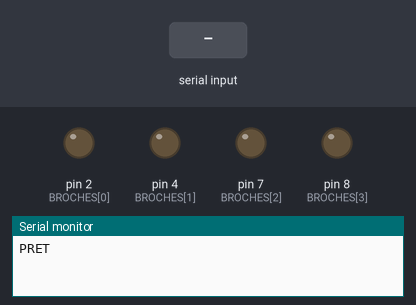
A sketch run on a simulated Arduino Uno, built with avr-gcc and run on an emulated ATmega328P. Parts: output pins drawn as LEDs (lit = HIGH), the last lines printed to the serial monitor. The test bench sets the inputs (shaded band).

Above: at 1.2 s.
1.3 s: "B1\n" received over Serial
2.8 s: "V50\n" received over Serial
4.3 s: "M2:10100110\n" received over Serial
5.8 s: "P90\n" received over Serial
At 5.95 s:
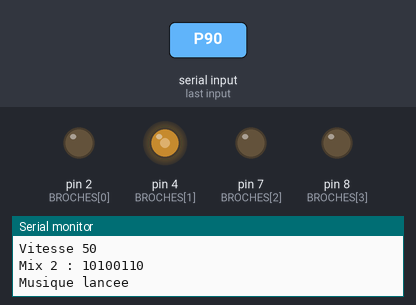
8.8 s: "S90\n" received over Serial
At 10.1 s:
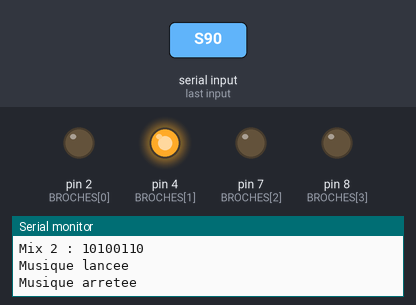
Timing chart, 0 to 11.3 s (numbered marks = the images above; inputs shaded):
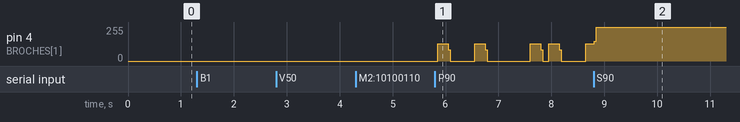

The sketch:

test_project_final.ino
```cpp
// Carte : Arduino Uno
// Vitesse série : 9600 (doit être la même que baudRate dans truc.js)
//
// Messages reçus de la page web (une ligne = un message) :
//   "B1"          -> joue le buzzer 1 (bouton Red)
//   "V50"         -> la vitesse des mix vaut 50 (0 = lent, 100 = rapide)
//   "M2:10100110" -> le mix 2 (pour le buzzer 2) : 8 cases, 1 = bip, 0 = silence
//   "P"           -> lance la musique (gros bouton)
//   "S"           -> arrête la musique
//   "R"           -> arrête tout, coupe les buzzers et efface les 4 mix (bouton stop)

// ---------- Les 4 buzzers ----------
// Buzzer 1 (Red)    -> broche 2
// Buzzer 2 (Blue)   -> broche 4
// Buzzer 3 (Green)  -> broche 7
// Buzzer 4 (Yellow) -> broche 8
const int NB_BUZZERS = 4;
const int BROCHES[NB_BUZZERS] = {2, 4, 7, 8};

// Chaque buzzer a sa propre note (en Hz) : do, mi, sol, do aigu
const unsigned int NOTES[NB_BUZZERS] = {262, 330, 392, 523};

const unsigned long DUREE_BOUTON = 300; // durée d'un bip quand on clique un bouton (ms)

// ---------- État de chaque buzzer ----------
// On fait vibrer les buzzers "à la main" (HIGH / LOW très vite), comme avant,
// mais sans delay() : comme ça les 4 buzzers peuvent sonner en même temps.
// (la fonction tone() de l'Uno ne sait faire sonner qu'un seul buzzer à la fois)
unsigned long demiPeriode[NB_BUZZERS];   // temps entre deux changements HIGH/LOW (µs)
unsigned long dernierChangement[NB_BUZZERS];
bool brocheHaute[NB_BUZZERS];
bool sonne[NB_BUZZERS];
unsigned long finDuSon[NB_BUZZERS];      // moment où le bip s'arrête (ms)

// ---------- Les mix ----------
const int NB_CASES = 8;
bool mix[NB_BUZZERS][NB_CASES];          // mix[buzzer][case] = true si la case est cochée
int vitesse = 50;
bool musiqueEnCours = false;             // devient vrai avec "P" (gros bouton)
int caseActuelle = 0;
unsigned long dernierPas = 0;

// ---------- Lecture série ----------
char ligne[20];
int longueur = 0;


void setup() {
  for (int i = 0; i < NB_BUZZERS; i++) {
    pinMode(BROCHES[i], OUTPUT);
    digitalWrite(BROCHES[i], LOW);
    demiPeriode[i] = 1000000UL / NOTES[i] / 2;
    sonne[i] = false;
  }

  Serial.begin(9600);
  // Le Uno redémarre quand la page ouvre le port série.
  // On prévient la page qu'on est prêt à recevoir des messages.
  Serial.println("PRET");
}


void loop() {
  lireSerie();
  avancerMix();
  faireVibrerBuzzers();
}


// Démarre un bip sur un buzzer (numéro 0 à 3) pendant "duree" millisecondes
void jouer(int buzzer, unsigned long duree) {
  sonne[buzzer] = true;
  finDuSon[buzzer] = millis() + duree;
}


// Fait vibrer les buzzers qui doivent sonner, et coupe ceux qui ont fini
void faireVibrerBuzzers() {
  if (musiqueEnCours == false) return;
  for (int i = 0; i < NB_BUZZERS; i++) {
    if (!sonne[i]) continue;

    if ((long)(millis() - finDuSon[i]) >= 0) {
      // Le bip est fini
      sonne[i] = false;
      brocheHaute[i] = false;
      digitalWrite(BROCHES[i], LOW);
    } else if (micros() - dernierChangement[i] >= demiPeriode[i]) {
      // C'est le moment de passer de HIGH à LOW (ou l'inverse)
      dernierChangement[i] = micros();
      brocheHaute[i] = !brocheHaute[i];
      digitalWrite(BROCHES[i], brocheHaute[i] ? HIGH : LOW);
    }
  }
}


// Durée d'une case du mix selon le slider : 0 -> 600 ms (lent), 100 -> 100 ms (rapide)
unsigned long dureeCase() {
  return map(vitesse, 0, 100, 600, 100);
}


// Joue les mix en boucle : à chaque case, les buzzers cochés font un bip
void avancerMix() {
  // La musique ne joue que si on a appuyé sur le gros bouton
  if (!musiqueEnCours) return;

  // Est-ce qu'au moins une case est cochée dans un des mix ?
  bool auMoinsUneCase = false;
  for (int b = 0; b < NB_BUZZERS; b++) {
    for (int c = 0; c < NB_CASES; c++) {
      if (mix[b][c]) auMoinsUneCase = true;
    }
  }
  if (!auMoinsUneCase) {
    caseActuelle = 0;
    return;
  }

  if (millis() - dernierPas < dureeCase()) return; // pas encore le moment
  dernierPas = millis();

  for (int b = 0; b < NB_BUZZERS; b++) {
    if (mix[b][caseActuelle]) {
      jouer(b, dureeCase() * 2 / 3); // un petit silence entre deux bips
    }
  }

  caseActuelle = (caseActuelle + 1) % NB_CASES;
}


// Lit les caractères qui arrivent, et traite le message quand la ligne est complète
// (sans attendre : les buzzers continuent de sonner pendant la lecture)
void lireSerie() {
  while (Serial.available() > 0) {
    char c = Serial.read();

    if (c == '\n' || c == '\r') {
      if (longueur > 0) {
        ligne[longueur] = '\0';
        traiterMessage();
        longueur = 0;
      }
    } else if (longueur < (int)sizeof(ligne) - 1) {
      ligne[longueur] = c;
      longueur++;
    }
  }
}


void traiterMessage() {
  // "B1" à "B4" : jouer un buzzer
  if (ligne[0] == 'B') {
    int numero = atoi(ligne + 1);
    if (numero >= 1 && numero <= NB_BUZZERS) {
      jouer(numero - 1, DUREE_BOUTON);
      Serial.print("Buzzer ");
      Serial.println(numero);
    }
  }

  // "V50" : nouvelle vitesse
  else if (ligne[0] == 'V') {
    vitesse = constrain(atoi(ligne + 1), 0, 100);
    Serial.print("Vitesse ");
    Serial.println(vitesse);
  }

  // "M2:10100110" : nouveau mix pour le buzzer 2
  else if (ligne[0] == 'M' && ligne[2] == ':') {
    int numero = ligne[1] - '0';
    if (numero >= 1 && numero <= NB_BUZZERS) {
      for (int c = 0; c < NB_CASES; c++) {
        mix[numero - 1][c] = (ligne[3 + c] == '1');
      }
      Serial.print("Mix ");
      Serial.print(numero);
      Serial.print(" : ");
      Serial.println(ligne + 3);
    }
  }

  // "P" : lancer la musique depuis la première case
  else if (ligne[0] == 'P') {
    musiqueEnCours = true;
    caseActuelle = 0;
    dernierPas = millis() - dureeCase(); // la première case joue tout de suite
    Serial.println("Musique lancee");
  }

  // "S" : arrêter la musique
  else if (ligne[0] == 'S') {
    musiqueEnCours = false;
    caseActuelle = 0;
    Serial.println("Musique arretee");
  }

  // "R" : tout arrêter et remettre à zéro
  else if (ligne[0] == 'R') {
    musiqueEnCours = false;
    caseActuelle = 0;
    for (int b = 0; b < NB_BUZZERS; b++) {
      // on coupe le buzzer tout de suite, même s'il était en train de biper
      sonne[b] = false;
      brocheHaute[b] = false;
      digitalWrite(BROCHES[b], LOW);
      // on efface son mix
      for (int c = 0; c < NB_CASES; c++) {
        mix[b][c] = false;
      }
    }
    Serial.println("Stop : musique arretee et mix effaces");
  }

  else {
    Serial.print("Message inconnu : ");
    Serial.println(ligne);
  }
}
```
